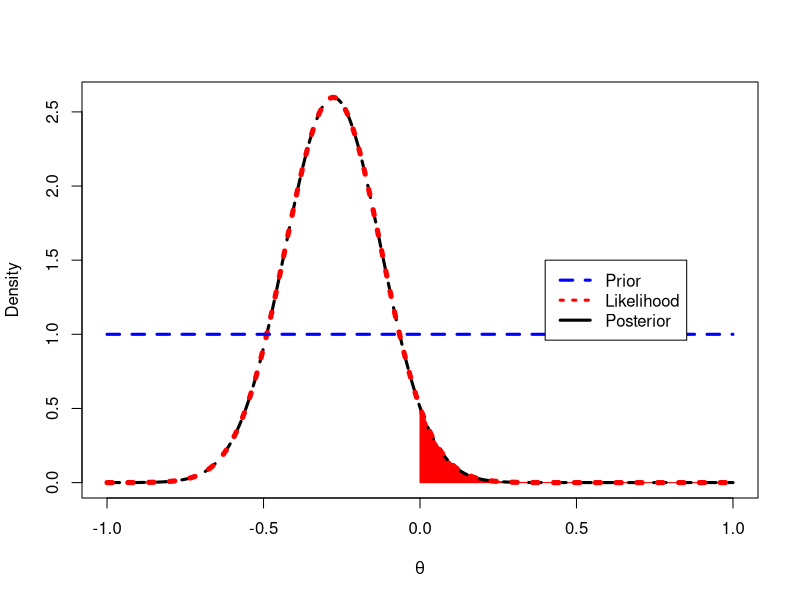
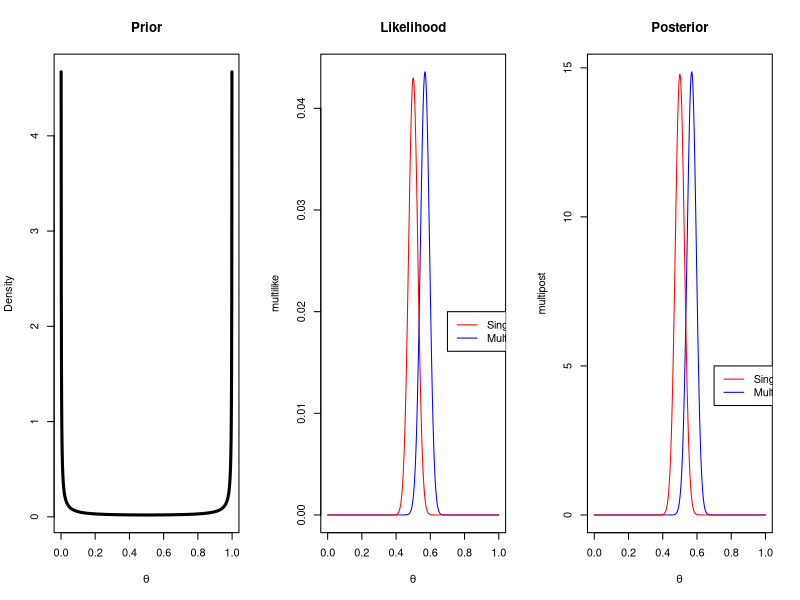

These charts were generated, in order, by the following R code:
## ---- chunk 1

polyCurve <- function(x, y, from, to, n = 50, miny,
                      col = "red", border = col) {
    drawPoly <- function(fun, from, to, n = 50, miny, col, border) {
        Sq <- seq(from = from, to = to, length = n)
        polygon(x = c(Sq[1], Sq, Sq[n]),
                y = c(miny, fun(Sq), miny),
                col = col, border = border)
    }
    lf <- length(from)
    stopifnot(identical(lf, length(to)))
    if(length(col) != lf)
        col <- rep(col, length.out = lf)
    if(length(border) != lf)
        border <- rep(border, length.out = lf)
    if(missing(miny))
        miny <- min(y)
    interp <- approxfun(x = x, y = y)
    mapply(drawPoly, from = from, to = to, col = col, border = border,
           MoreArgs = list(fun = interp, n = n, miny = miny))
    invisible()
}
## ---- chunk 2

th = seq(-1,1,length=500)

hatlogOR=log((172/172)/(194/147))
hatdataSE=sqrt(1/172+1/(344-172) + 1/194 + 1/(341-194))
prior = rep(1,length(th))
like = dnorm(hatlogOR,mean=th,sd=hatdataSE)
post = dnorm(th,hatlogOR,hatdataSE)

plot(th,post,type="l",ylab="Density",lty=2,lwd=3,xlab = expression(theta), panel.first = polyCurve(th, like, from = 0, to = 2))
lines(th,like,lty=3,lwd=5,col="red")
lines(th,prior,lty=2,lwd=3,col="blue")
legend(0.4,1.5,c("Prior","Likelihood","Posterior"),lty=c(2,3,1),lwd=c(3,3,3),col=c("Blue","red","black"))
## ---- chunk 3
pnorm(0,mean = hatlogOR,sd = hatdataSE)
## ---- chunk 4
p=seq(0,1,by=0.001)
prior=dbeta(p,0.01,0.01)
like=dbinom(x=172,size=344,prob=p)
post=dbeta(p,0.01+172,0.01+344-172)



p=seq(0,1,by=0.001)
prior=dbeta(p,0.01,0.01)
multilike=dbinom(x=194,size=341,prob=p)
multipost=dbeta(p,0.01+194,0.01+341-194)


par(mfrow=c(1,3))
plot(p,prior,type="l",ylab="Density",lty=1,lwd=3,xlab = expression(theta),main="Prior")


plot(p,multilike,type="l",col="blue",xlab=expression(theta),main="Likelihood")

lines(p,like,col="red")

legend(0.7,0.02,c("Single","Multi"),lty=c(1,1),col=c("red","blue"))


plot(p,multipost,type="l",col="blue",xlab=expression(theta),main="Posterior")
lines(p,post,type="l",col="red")
legend(0.7,5,c("Single","Multi"),lty=c(1,1),col=c("red","blue"))
